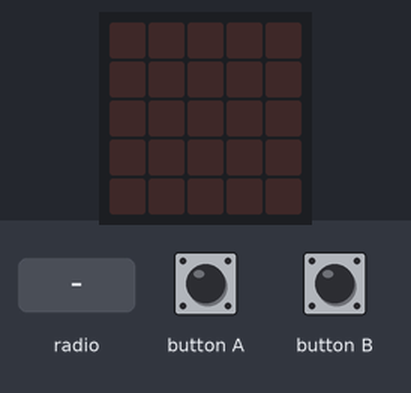
This program was run on a simulated BBC micro:bit (MakeCode). Shown: the board's 5×5 LED display. The inputs (shaded band) are chosen by the test bench.

Above: at 1.2 s.
1.3 s: radio message "0" arrives
At 2.0 s:
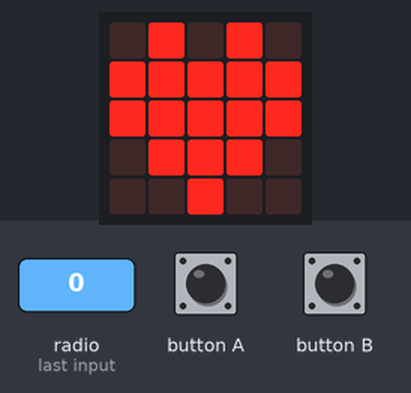
2.8 s: radio message "1" arrives
At 3.1 s:
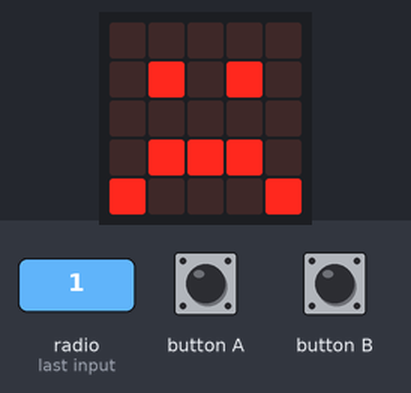
Timing chart, 0 to 5.8 s (numbered marks = the images above; inputs shaded):
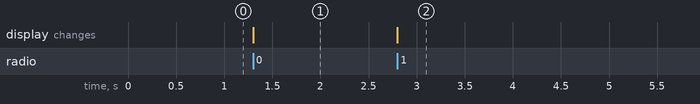

Measured:
- after the input at 1.3 s, the display: changes at once (image 1)
- after the input at 2.8 s, the display: changes at once (image 2)

The program:

main.ts
```typescript
radio.onReceivedNumber(function (receivedNumber) {
    if (receivedNumber == 0) {
        basic.showIcon(IconNames.Heart)
    } else {
        basic.showIcon(IconNames.Sad)
    }
})
input.onButtonPressed(Button.A, function () {
    radio.sendNumber(0)
})
input.onButtonPressed(Button.B, function () {
    radio.sendNumber(1)
})
radio.setGroup(50)
```

test.ts
```typescript
// les tests vont ici ; cela ne sera pas compilé si ce paquet est utilisé en tant qu'extension.
```
